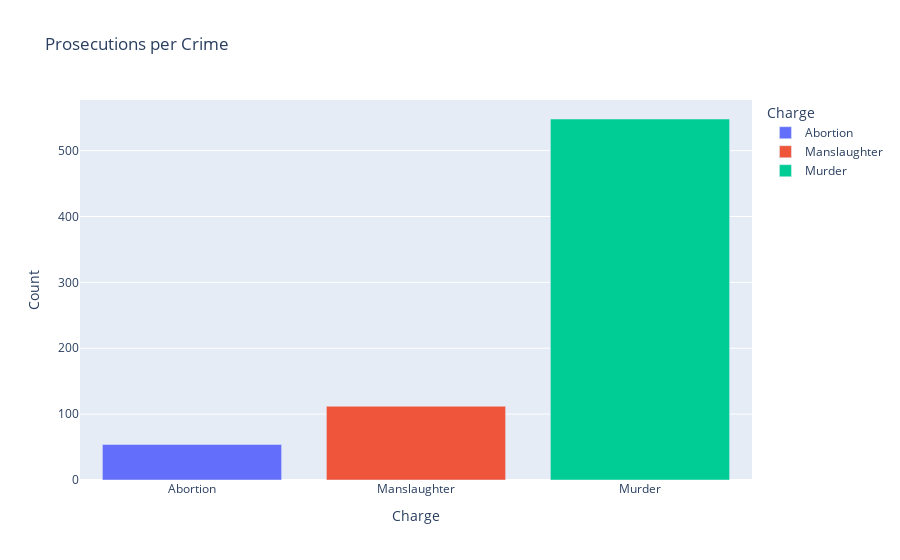

Here is the notebook cell this chart was saved with:
### Code cell
# Create bar chart using the .bar() method (in a new code cell)
fig = px.bar(
    phl_by_charge,
    x="Charge",
    y="size",
    title="Prosecutions per Crime",
    labels={"size": "Count"},
    color="Charge", # Note that the 'color' parameter takes the name of our column ('Charge') as a string
)

fig.show()

### Figure 1 — Plotly figure (JSON) as saved in the notebook; plotly's stock layout.template omitted (floating-point values rounded to 4 significant figures)
{"data": [{"alignmentgroup": "True", "hovertemplate": "Charge=%{x}<br>Count=%{y}<extra></extra>", "legendgroup": "Abortion", "marker": {"color": "#636efa", "pattern": {"shape": ""}}, "name": "Abortion", "offsetgroup": "Abortion", "orientation": "v", "showlegend": true, "textposition": "auto", "type": "bar", "x": ["Abortion"], "xaxis": "x", "y": [54], "yaxis": "y"}, {"alignmentgroup": "True", "hovertemplate": "Charge=%{x}<br>Count=%{y}<extra></extra>", "legendgroup": "Manslaughter", "marker": {"color": "#EF553B", "pattern": {"shape": ""}}, "name": "Manslaughter", "offsetgroup": "Manslaughter", "orientation": "v", "showlegend": true, "textposition": "auto", "type": "bar", "x": ["Manslaughter"], "xaxis": "x", "y": [112], "yaxis": "y"}, {"alignmentgroup": "True", "hovertemplate": "Charge=%{x}<br>Count=%{y}<extra></extra>", "legendgroup": "Murder", "marker": {"color": "#00cc96", "pattern": {"shape": ""}}, "name": "Murder", "offsetgroup": "Murder", "orientation": "v", "showlegend": true, "textposition": "auto", "type": "bar", "x": ["Murder"], "xaxis": "x", "y": [548], "yaxis": "y"}], "layout": {"barmode": "relative", "legend": {"title": {"text": "Charge"}, "tracegroupgap": 0}, "title": {"text": "Prosecutions per Crime"}, "xaxis": {"anchor": "y", "categoryarray": ["Abortion", "Manslaughter", "Murder"], "categoryorder": "array", "domain": [0, 1], "title": {"text": "Charge"}}, "yaxis": {"anchor": "x", "domain": [0, 1], "title": {"text": "Count"}}}}
